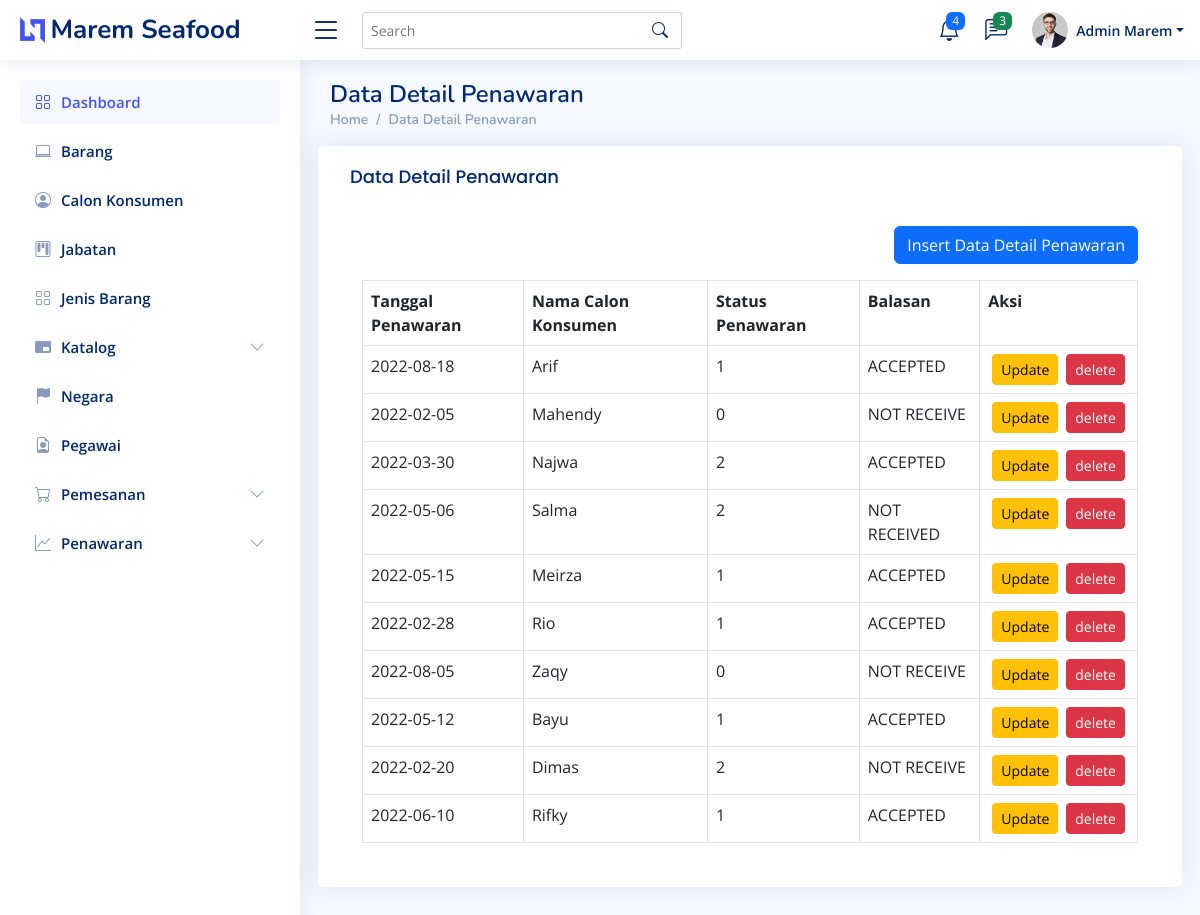
Page /detail-penawaran.php on the committed database.
### tables this page shows
CREATE TABLE `detail_penawaran` (
  `id_penawaran` char(8) NOT NULL,
  `id_calon_konsumen` char(6) NOT NULL,
  `status_penawaran` int(11) DEFAULT NULL,
  `balasan` varchar(20) DEFAULT NULL
);

CREATE TABLE `penawaran` (
  `id_penawaran` char(8) NOT NULL,
  `id_katalog` char(6) DEFAULT NULL,
  `id_pegawai` char(4) DEFAULT NULL,
  `tgl_penawaran` date DEFAULT NULL
);

CREATE TABLE `calon_konsumen` (
  `id_calon_konsumen` char(6) NOT NULL,
  `id_negara` char(4) DEFAULT NULL,
  `nama_calon_konsumen` varchar(50) DEFAULT NULL,
  `email_calon_konsumen` varchar(100) DEFAULT NULL,
  `tgl_penawaran_terakhir` date DEFAULT NULL
);

### db.php (called while the page is built, shortened)
<?php
class db
{
    public function __construct()
    {
        $host = "localhost";
        $dbname = "maremseafood";
        $username = "root";
        $password = "";
        $this->db = new PDO("mysql:host={$host};dbname={$dbname}", $username, $password);
    }
}
?>

### detail-penawaran.php (the view, shortened to what this page needs)
<?php
require_once 'db.php';
class detailpenawaran extends db
{
    public function show()
    {
        $data = $this->db->prepare("SELECT * FROM detail_penawaran JOIN calon_konsumen ON calon_konsumen.id_calon_konsumen = detail_penawaran.id_calon_konsumen JOIN penawaran ON penawaran.id_penawaran=detail_penawaran.id_penawaran");
        try
        {
            $data->execute();
            $result = $data->fetchAll();
        }
        catch(PDOException $e)
        {
            print_r($e->getMessage());
        }
        return $result;
    }
    public function showcalonkonsumen()
    {
        $data = $this->db->prepare("SELECT * FROM calon_konsumen");
        try
        {
            $data->execute();
            $result = $data->fetchAll();
        }
        catch(PDOException $e)
        {
            print_r($e->getMessage());
        }
        return $result;
    }
}
$data = new detailpenawaran;
?>
<!DOCTYPE html>
<html lang="en">
<head>
  <link href="vendor/bootstrap/css/bootstrap.min.css" rel="stylesheet">
  <link href="vendor/bootstrap-icons/bootstrap-icons.css" rel="stylesheet">
  <link href="vendor/boxicons/css/boxicons.min.css" rel="stylesheet">
  <link href="vendor/quill/quill.snow.css" rel="stylesheet">
  <link href="vendor/quill/quill.bubble.css" rel="stylesheet">
  <link href="vendor/remixicon/remixicon.css" rel="stylesheet">
  <link href="vendor/simple-datatables/style.css" rel="stylesheet">
  <link href="css/style.css" rel="stylesheet">
</head>
<body>
  <header id="header" class="header fixed-top d-flex align-items-center">
    <div class="d-flex align-items-center justify-content-between">
      <a href="index.html" class="logo d-flex align-items-center">
        <img src="img/logo.png" alt="">
        <span class="d-none d-lg-block">Marem Seafood</span>
      </a>
      <i class="bi bi-list toggle-sidebar-btn"></i>
    </div>
    <div class="search-bar">
      <form class="search-form d-flex align-items-center" method="POST" action="#">
        <input type="text" name="query" placeholder="Search" title="Enter search keyword">
        <button type="submit" title="Search"><i class="bi bi-search"></i></button>
      </form>
    </div>
    <nav class="header-nav ms-auto">
      <ul class="d-flex align-items-center">
        <li class="nav-item dropdown">
          <a class="nav-link nav-icon" href="#" data-bs-toggle="dropdown">
            <i class="bi bi-bell"></i>
            <span class="badge bg-primary badge-number">4</span>
          </a>
        </li>
        <li class="nav-item dropdown">
          <a class="nav-link nav-icon" href="#" data-bs-toggle="dropdown">
            <i class="bi bi-chat-left-text"></i>
            <span class="badge bg-success badge-number">3</span>
          </a>
        </li>
        <li class="nav-item dropdown pe-3">
          <a class="nav-link nav-profile d-flex align-items-center pe-0" href="#" data-bs-toggle="dropdown">
            <img src="img/profile-img.jpg" alt="Profile" class="rounded-circle">
            <span class="d-none d-md-block dropdown-toggle ps-2">Admin Marem</span>
          </a>
        </li>
      </ul>
    </nav>
  </header>
<aside id="sidebar" class="sidebar">
<ul class="sidebar-nav" id="sidebar-nav">
  <li class="nav-item">
    <a class="nav-link" href="index.php">
      <i class="bi bi-grid"></i>
      <span>Dashboard</span>
    </a>
  </li>
  <li class="nav-item">
    <a class="nav-link collapsed" href="barang.php">
      <i class="bi bi-laptop"></i>
      <span>Barang</span>
    </a>
  </li>
  <li class="nav-item">
    <a class="nav-link collapsed " href="calon-konsumen.php">
      <i class="bi bi-person-circle"></i>
      <span>Calon Konsumen</span>
    </a>
  </li>
  <li class="nav-item">
    <a class="nav-link collapsed" href="jabatan.php">
      <i class="bi bi-kanban"></i>
      <span>Jabatan</span>
    </a>
  </li>
  <li class="nav-item">
    <a class="nav-link collapsed" href="jenis-barang.php">
      <i class="bi bi-grid"></i>
      <span>Jenis Barang</span>
    </a>
  </li>
  <li class="nav-item">
    <a class="nav-link collapsed" data-bs-target="#forms-nav" data-bs-toggle="collapse" href="#">
      <i class="bi bi-pip-fill"></i><span>Katalog</span><i class="bi bi-chevron-down ms-auto"></i>
    </a>
  </li>
  <li class="nav-item">
    <a class="nav-link collapsed" href="negara.php">
      <i class="bi bi-flag-fill"></i>
      <span>Negara</span>
    </a>
  </li>
  <li class="nav-item">
    <a class="nav-link collapsed" href="pegawai.php">
      <i class="bi bi-file-earmark-person "></i>
      <span>Pegawai</span>
    </a>
  </li>
  <li class="nav-item">
    <a class="nav-link collapsed" data-bs-target="#forms-nav" data-bs-toggle="collapse" href="#">
      <i class="bi bi-cart"></i><span>Pemesanan</span><i class="bi bi-chevron-down ms-auto"></i>
    </a>
  </li>
  <li class="nav-item">
    <a class="nav-link collapsed" data-bs-target="#forms-nav" data-bs-toggle="collapse" href="#">
      <i class="bi bi-graph-up"></i><span>Penawaran</span><i class="bi bi-chevron-down ms-auto"></i>
    </a>
  </li>
</ul>
</aside>
  <main id="main" class="main">
    <div class="pagetitle">
      <h1>Data Detail Penawaran</h1>
      <nav>
        <ol class="breadcrumb">
          <li class="breadcrumb-item"><a href="index.php">Home</a></li>
          <li class="breadcrumb-item"><a href="detail-penawaran.php">Data Detail Penawaran</li>
        </ol>
      </nav>
    </div>
    <section class="section dashboard">
      <div class="row">
          <div class="card">
            <div class="card-body">
              <h5 class="card-title">Data Detail Penawaran</h5>
              <div class="container-fluid my-4">
<div class="d-flex justify-content-end">
    <a class="btn btn-primary mb-3" data-bs-toggle="modal" data-bs-target="#insert">Insert Data Detail Penawaran</a>
</div>
    <thead>
                <table class="table table-bordered">
                <tr>
                <th>Tanggal Penawaran</th>
                <th>Nama Calon Konsumen</th>
                <th>Status Penawaran</th>
                <th>Balasan</th>
                <th>Aksi</th>
                </thead>
                <tbody>
                <?php foreach ($data->show() as $value): ?>
                                        <tr>
                                            <td><?= $value['tgl_penawaran'] ?></td>
                                            <td><?= $value['nama_calon_konsumen'] ?></td>
                                            <td><?= $value['status_penawaran'] ?></td>
                                            <td><?= $value['balasan'] ?></td>
                                            <td>
                                                <div class="d-flex justify-content-center">
                                                    <button class="btn btn-sm btn-warning mx-1" data-bs-toggle="modal" data-bs-target="#update<?php echo $value['id_penawaran'];echo $value['id_calon_konsumen']; ?>">Update</button>
                                                    <button class="btn btn-sm btn-danger mx-1" data-bs-toggle="modal" data-bs-target="#delete<?php echo $value['id_penawaran'];echo $value['id_calon_konsumen']; ?>">delete</button>
                                                </div>
                                            </td>
                                        </tr>
                                    <?php endforeach ?>
                </tbody>
</body>
</html>

### css/style.css (style rules this page uses)
:root { scroll-behavior: smooth; }
body { font-family: "Open Sans", sans-serif; background: #f6f9ff; color: #444444; }
a { color: #4154f1; text-decoration: none; }
h1, h2, h3, h4, h5, h6 { font-family: "Nunito", sans-serif; }
#main { margin-top: 60px; padding: 20px 30px; transition: all 0.3s; }
.pagetitle { margin-bottom: 10px; }
.pagetitle h1 { font-size: 24px; margin-bottom: 0; font-weight: 600; color: #012970; }
.card { margin-bottom: 30px; border: none; border-radius: 5px; box-shadow: 0px 0 30px rgba(1, 41, 112, 0.1); }
.card-title { padding: 20px 0 15px 0; font-size: 18px; font-weight: 500; color: #012970; font-family: "Poppins", sans-serif; }
.card-body { padding: 0 20px 20px 20px; }
.breadcrumb { font-size: 14px; font-family: "Nunito", sans-serif; color: #899bbd; font-weight: 600; }
.breadcrumb a { color: #899bbd; transition: 0.3s; }
.breadcrumb .breadcrumb-item::before { color: #899bbd; }
.logo { line-height: 1; }
@media (min-width: 1200px) { .logo { width: 280px; } }
.logo img { max-height: 26px; margin-right: 6px; }
.logo span { font-size: 26px; font-weight: 700; color: #012970; font-family: "Nunito", sans-serif; }
.header { transition: all 0.5s; z-index: 997; height: 60px; box-shadow: 0px 2px 20px rgba(1, 41, 112, 0.1); background-color: #fff; padding-left: 20px; }
.header .toggle-sidebar-btn { font-size: 32px; padding-left: 10px; cursor: pointer; color: #012970; }
.header .search-bar { min-width: 360px; padding: 0 20px; }
.header .search-form { width: 100%; }
.header .search-form input { border: 0; font-size: 14px; color: #012970; border: 1px solid rgba(1, 41, 112, 0.2); padding: 7px 38px 7px 8px; border-radius: 3px; transition: 0.3s; width: 100%; }
.header .search-form button { border: 0; padding: 0; margin-left: -30px; background: none; }
.header .search-form button i { color: #012970; }
.header-nav ul { list-style: none; }
.header-nav>ul { margin: 0; padding: 0; }
.header-nav .nav-icon { font-size: 22px; color: #012970; margin-right: 25px; position: relative; }
.header-nav .nav-profile { color: #012970; }
.header-nav .nav-profile img { max-height: 36px; }
.header-nav .nav-profile span { font-size: 14px; font-weight: 600; }
.header-nav .badge-number { position: absolute; inset: -2px -5px auto auto; font-weight: normal; font-size: 12px; padding: 3px 6px; }
.sidebar { position: fixed; top: 60px; left: 0; bottom: 0; width: 300px; z-index: 996; transition: all 0.3s; padding: 20px; overflow-y: auto; scrollbar-width: thin; scrollbar-color: #aab7cf transparent; box-shadow: 0px 0px 20px rgba(1, 41, 112, 0.1); background-color: #fff; }
@media (min-width: 1200px) { #main, #footer { margin-left: 300px; } }
.sidebar-nav { padding: 0; margin: 0; list-style: none; }
.sidebar-nav li { padding: 0; margin: 0; list-style: none; }
.sidebar-nav .nav-item { margin-bottom: 5px; }
.sidebar-nav .nav-link { display: flex; align-items: center; font-size: 15px; font-weight: 600; color: #4154f1; transition: 0.3; background: #f6f9ff; padding: 10px 15px; border-radius: 4px; }
.sidebar-nav .nav-link i { font-size: 16px; margin-right: 10px; color: #4154f1; }
.sidebar-nav .nav-link.collapsed { color: #012970; background: #fff; }
.sidebar-nav .nav-link.collapsed i { color: #899bbd; }
.sidebar-nav .nav-link .bi-chevron-down { margin-right: 0; transition: transform 0.2s ease-in-out; }

### rows in the picture
detail_penawaran: id_penawaran.tgl_penawaran "2022-08-18", id_calon_konsumen.nama_calon_konsumen "Arif", status_penawaran "1", balasan "ACCEPTED"
detail_penawaran: id_penawaran.tgl_penawaran "2022-02-05", id_calon_konsumen.nama_calon_konsumen "Mahendy", status_penawaran "0", balasan "NOT RECEIVE"
detail_penawaran: id_penawaran.tgl_penawaran "2022-03-30", id_calon_konsumen.nama_calon_konsumen "Najwa", status_penawaran "2", balasan "ACCEPTED"
detail_penawaran: id_penawaran.tgl_penawaran "2022-05-06", id_calon_konsumen.nama_calon_konsumen "Salma", status_penawaran "2", balasan "NOT RECEIVED"
detail_penawaran: id_penawaran.tgl_penawaran "2022-05-15", id_calon_konsumen.nama_calon_konsumen "Meirza", status_penawaran "1", balasan "ACCEPTED"
detail_penawaran: id_penawaran.tgl_penawaran "2022-02-28", id_calon_konsumen.nama_calon_konsumen "Rio", status_penawaran "1", balasan "ACCEPTED"
detail_penawaran: id_penawaran.tgl_penawaran "2022-08-05", id_calon_konsumen.nama_calon_konsumen "Zaqy", status_penawaran "0", balasan "NOT RECEIVE"
detail_penawaran: id_penawaran.tgl_penawaran "2022-05-12", id_calon_konsumen.nama_calon_konsumen "Bayu", status_penawaran "1", balasan "ACCEPTED"
detail_penawaran: id_penawaran.tgl_penawaran "2022-02-20", id_calon_konsumen.nama_calon_konsumen "Dimas", status_penawaran "2", balasan "NOT RECEIVE"
detail_penawaran: id_penawaran.tgl_penawaran "2022-06-10", id_calon_konsumen.nama_calon_konsumen "Rifky", status_penawaran "1", balasan "ACCEPTED"
